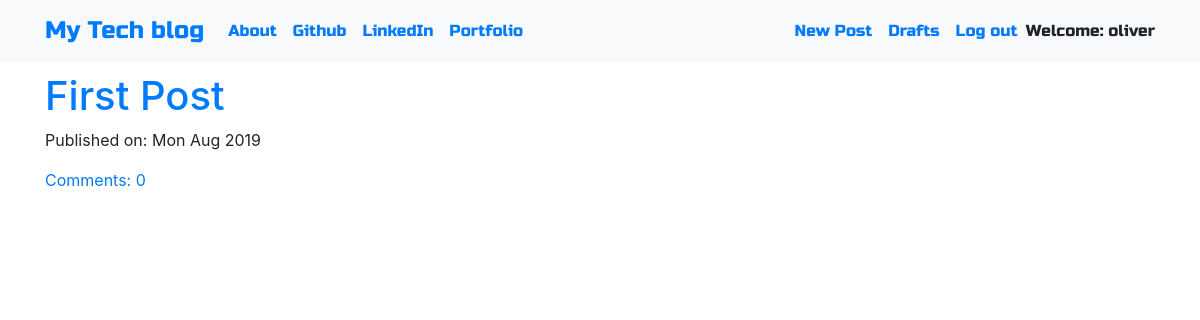
Page / (signed in) on the committed database.
### blog/models.py (models this page shows, shortened)
class Post(models.Model):
    author = models.ForeignKey('auth.User', on_delete=models.CASCADE)
    title = models.CharField(max_length=250)
    text = models.TextField()
    created_date = models.DateTimeField(default=timezone.now)
    published_date = models.DateTimeField(blank=True, null=True)
    def approve_comments(self):
        return self.comments.filter(approved_comment=True)

### blog/views.py (the view)
# urls.py: path('', views.PostListView.as_view(), name='post_list'),
class PostListView(ListView):
    model = Post
    def get_queryset(self):
        return Post.objects.filter(published_date__isnull=False).order_by('-published_date')

### blog/templates/blog/post_list.html
{% extends 'blog/base.html' %}
{% block content%}
    <div class="centerstage">
        {% for post in post_list %}
            <div class="post">
                <h1><a href="{% url 'post_detail' pk=post.pk %}">{{ post.title }}</a></h1>
            </div>
            <div class="date">
                <p>Published on: {{post.published_date|date:"D M Y"}}</p>
            </div>
            <a href="{% url 'post_detail' pk=post.pk %}">Comments: {{ post.approve_comments.count }}</a>
        {% endfor %}
    </div>
{% endblock %}

### blog/templates/blog/base.html (shortened to what this page needs)
<!DOCTYPE html>
{% load static %}
<html lang="en">
    <head>
        <link rel="stylesheet" href="https://stackpath.bootstrapcdn.com/bootstrap/4.1.3/css/bootstrap.min.css"
>
        <link href="https://maxcdn.bootstrapcdn.com/font-awesome/4.7.0/css/font-awesome.min.css" rel="stylesheet">
        <link rel="stylesheet" href="//cdn.jsdelivr.net/medium-editor/latest/css/medium-editor.min.css" type="text/css" media="screen" charset="utf-8">
        <link rel="stylesheet" href="{% static 'css/blog.css' %}">
    </head>
    <body class='loader'>
        <nav class="navbar navbar-expand-lg bg-light techfont">
            <div class="container">
                <div class="navbar-nav align-items-center">
                    <a class="navbar-brand bigbrand" href="{% url 'post_list' %}">My Tech blog</a>
                    <a class="nav-item nav-link" href="{% url 'about' %}">About</a>
                    <a class="nav-item nav-link" href="https://github.com/olivergarciarg" target="_blank">Github</a>
                    <a class="nav-item nav-link" href="http://www.linkedin.com/in/olivergarciarg" target="_blank">LinkedIn</a>
                    <a class="nav-item nav-link" href="http://www.motawebdevelopment.com/oliver/" target="_blank">Portfolio</a>
                </div>
                <div class="navbar-nav align-items-center ml-auto">
                    {% if user.is_authenticated %}
                        <a class="nav-item nav-link" href="{% url 'post_new' %}">New Post</a>
                        <a class="nav-item nav-link" href="{% url 'post_draft_list' %}">Drafts</a>
                        <a class="nav-item nav-link" href="{% url 'logout' %}">Log out</a>
                        <a>Welcome: {{ user.username }}</a>
                    {% else %}
                        <a class="nav-item nav-link" href="{% url 'login' %}" aria-label="Login">
                            <span class="fa fa-user" aria-hidden="true"></span>
                        </a>
                    {% endif %}
                </div>
            </div>
        </nav>
        <div class="content container">
            <div class="row">
                <div class="col-md-8">
                    <div class="blog_posts">
                        {% block content %}
                        {% endblock %}
                    </div>
                </div>
            </div>
        </div>
    </body>
</html>

### blog/static/css/blog.css (style rules this page uses)
.techfont { font-family: 'Russo One', sans-serif; font-size: 1.0em; margin-bottom: 10px; }
.centerstage { margin-left: auto; margin-right: auto; }
.bigbrand { font-size: 1.5em; }
.loader { filter:hue-rotate(0deg); color: linear-gradient(45deg,#0f8,#08f); animation:hue 5000ms infinite linear; }

### rows in the picture
Post: title "First Post", published_date "Mon Aug 2019", approve_comments.count "0"

### other values in the picture
{{ user.username }} "oliver"
